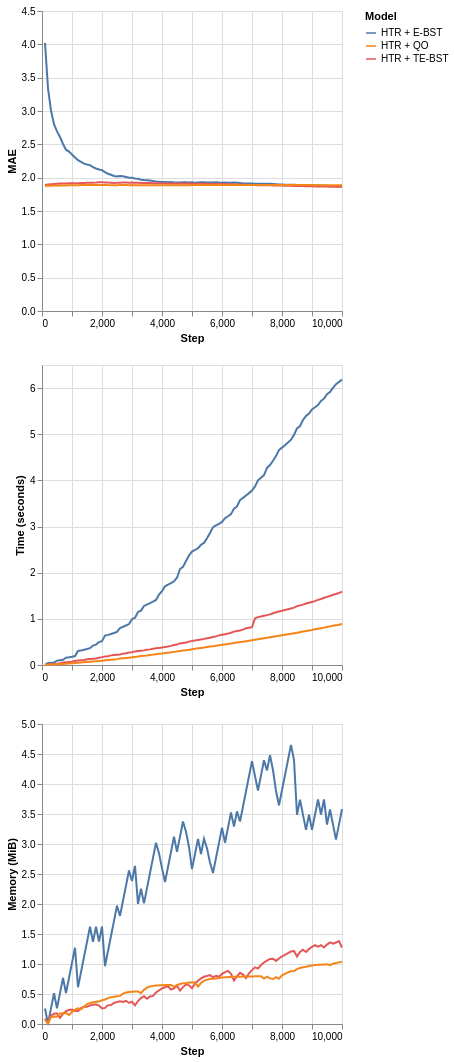

The cell this chart's notebook holds for it:
### Markdown cell above
### 4.2 Regression tree splitters

The available regression tree splitters are summarized in the next table. The TE-BST costs are expressed in terms of $n^*$ because the number of stored elements can be smaller than or equal to $n$.

| Splitter | Description | Insertion | Memory | Split candidate query |
| :- | :- | :- | :-: | :-: |
| Extended Binary Search Tree (E-BST) | Stores all the observations and target statistics in a BST | $O(\log n)$ (average) or $O(n)$ (worst case) | $O(n)$ | $O(n)$ | 
| Truncated E-BST (TE-BST) | Rounds the incoming data before passing it to the BST | $O(\log n^*)$ (average) or $O(n^*)$ (worst case) | $O(n^*)$ | $O(n^*)$ |
| Quantization Observer (QO) | Uses a hash-like structure to quantize the incoming data | $O(1)$ | $O(h)$ | $O(h \log h)$ |


E-BST is an exhaustive algorithm, i.e., it works as batch solutions usually do, which might be prohibitive in real-world online scenarios. TE-BST and QO apply approximations to alleviate the costs involved in monitoring numerical data and performing split attempts. The number of desired decimal places to round the data (TE-BST) and the quantization radius (QO) are directly related to the running time, memory footprint, and error of the resulting tree model.

We present a brief comparison of the available regression tree splitters using the 10K instances of the Friedman synthetic dataset.

### Code cell
plot_performance(
    synth.Friedman(seed=42).take(10_000),
    metrics.MAE(),
    {
        "HTR + E-BST": (
            preprocessing.StandardScaler() | tree.HoeffdingTreeRegressor(
                splitter=tree.splitter.EBSTSplitter()
            )
        ),
        "HTR + TE-BST": (
            preprocessing.StandardScaler() | tree.HoeffdingTreeRegressor(
                splitter=tree.splitter.TEBSTSplitter()
            )
        ),
        "HTR + QO": (
            preprocessing.StandardScaler() | tree.HoeffdingTreeRegressor(
                splitter=tree.splitter.QOSplitter()
            )
        ),

    }
)

### Figure 1 — Vega-Lite specification as saved in the notebook (floating-point values rounded to 4 significant figures; data arrays with more than 128 entries replaced by an {"elided": "..."} marker saying what was removed)
{"config": {"view": {"continuousWidth": 300, "continuousHeight": 300}}, "vconcat": [{"mark": {"type": "line"}, "encoding": {"color": {"field": "Model", "type": "nominal"}, "x": {"field": "Step", "type": "quantitative"}, "y": {"field": "Metric", "title": "MAE", "type": "quantitative"}}}, {"mark": {"type": "line"}, "encoding": {"color": {"field": "Model", "type": "nominal"}, "x": {"field": "Step", "type": "quantitative"}, "y": {"field": "Time", "title": "Time (seconds)", "type": "quantitative"}}}, {"mark": {"type": "line"}, "encoding": {"color": {"field": "Model", "type": "nominal"}, "x": {"field": "Step", "type": "quantitative"}, "y": {"field": "Memory", "title": "Memory (MiB)", "type": "quantitative"}}}], "data": {"name": "data-a090f5f5e883d5ebd68e3d30560c5e08"}, "$schema": "https://vega.github.io/schema/vega-lite/v6.1.0.json", "datasets": {"data-a090f5f5e883d5ebd68e3d30560c5e08": {"elided": "300 records"}}}
